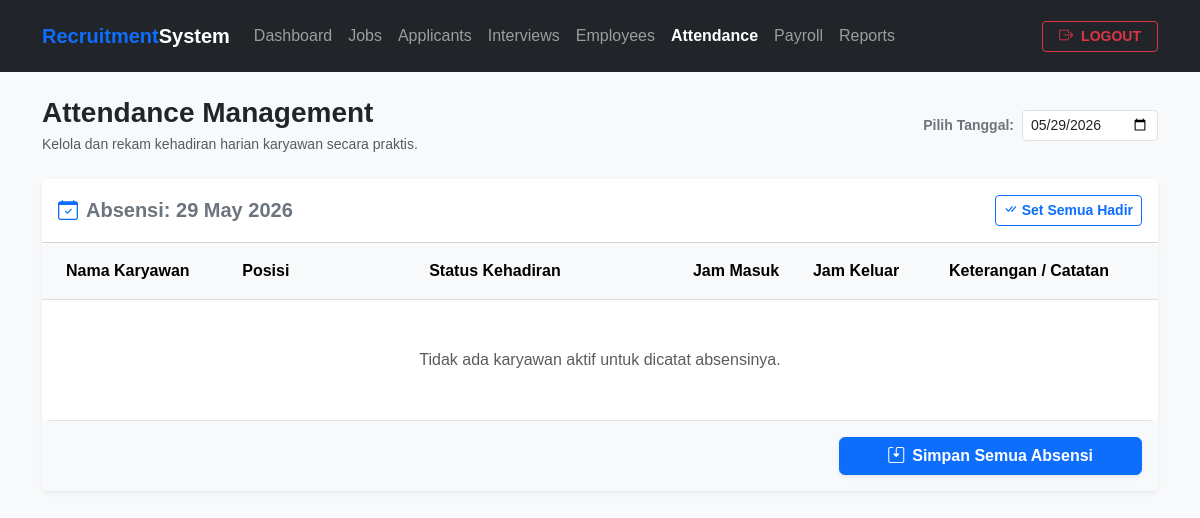
Page /attendance.php?date=2026-05-29 on the earlier database version.
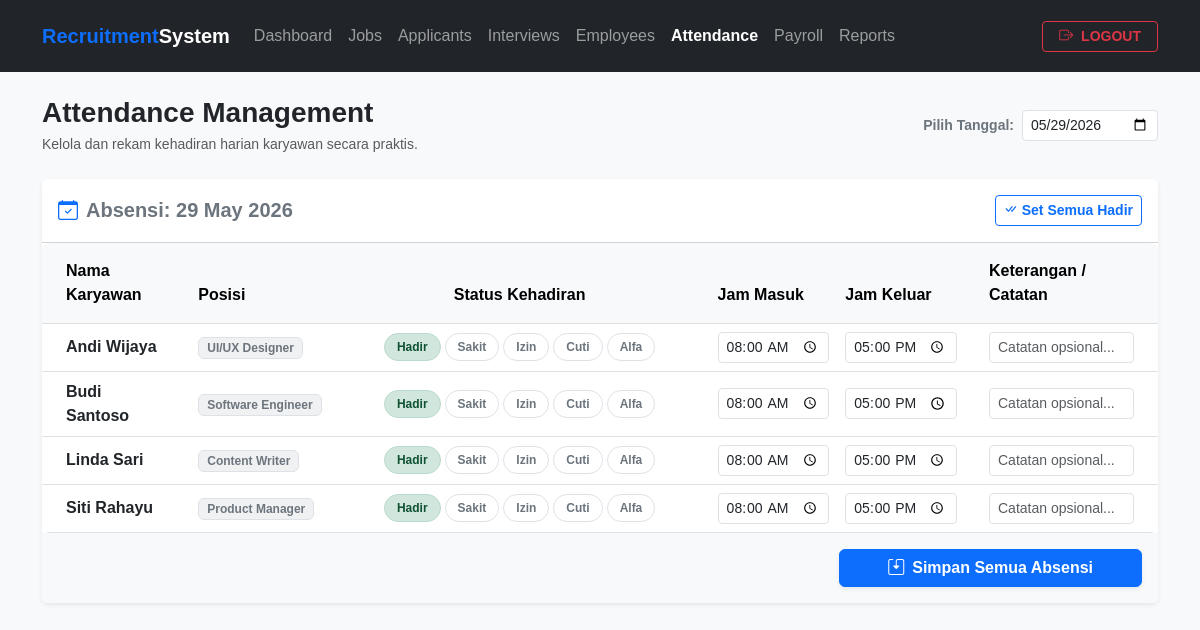
Same page on the later database version.
### tables this page shows
CREATE TABLE employees (
    employee_id INT AUTO_INCREMENT PRIMARY KEY,
    applicant_id INT NULL,
    full_name VARCHAR(100) NOT NULL,
    email VARCHAR(100) NOT NULL,
    phone_number VARCHAR(20) NOT NULL,
    position VARCHAR(100) NOT NULL,
    department VARCHAR(100) NOT NULL,
    basic_salary DECIMAL(12, 2) NOT NULL DEFAULT 0.00,
    join_date DATE NOT NULL,
    status ENUM('Active', 'Resigned') DEFAULT 'Active',
    created_at TIMESTAMP DEFAULT CURRENT_TIMESTAMP,
    updated_at TIMESTAMP DEFAULT CURRENT_TIMESTAMP ON UPDATE CURRENT_TIMESTAMP,
    FOREIGN KEY (applicant_id) REFERENCES applicants(applicant_id) ON DELETE SET NULL
);

CREATE TABLE attendance (
    attendance_id INT AUTO_INCREMENT PRIMARY KEY,
    employee_id INT NOT NULL,
    date DATE NOT NULL,
    check_in TIME NULL,
    check_out TIME NULL,
    status ENUM('Present', 'Absent', 'Sick', 'Leave', 'Permit') DEFAULT 'Present',
    notes VARCHAR(255) NULL,
    FOREIGN KEY (employee_id) REFERENCES employees(employee_id) ON DELETE CASCADE,
    UNIQUE KEY unique_employee_date (employee_id, date)
);

### attendance.php (the view, shortened to what this page needs)
<?php
require_once 'config/database.php';
$current_page = 'attendance';
$selected_date = isset($_GET['date']) ? $_GET['date'] : date('Y-m-d');
$active_employees_query = $conn->query("SELECT * FROM employees WHERE status = 'Active' ORDER BY full_name ASC");
$active_employees = [];
if ($active_employees_query) {
    while ($row = $active_employees_query->fetch_assoc()) {
        $active_employees[] = $row;
    }
}
$attendance_query = $conn->query("SELECT * FROM attendance WHERE date = '$selected_date'");
$existing_attendance = [];
if ($attendance_query) {
    while ($row = $attendance_query->fetch_assoc()) {
        $existing_attendance[$row['employee_id']] = $row;
    }
}
?>
<!DOCTYPE html>
<html lang="id">
<head>
    <link href="https://cdn.jsdelivr.net/npm/bootstrap@5.3.0/dist/css/bootstrap.min.css" rel="stylesheet">
    <link href="https://cdn.jsdelivr.net/npm/bootstrap-icons@1.10.5/font/bootstrap-icons.css" rel="stylesheet">
</head>
<body>
    <nav class="navbar navbar-expand-lg navbar-dark bg-dark mb-4 py-3">
        <div class="container">
            <a class="navbar-brand fw-bold text-primary" href="index.php">Recruitment<span class="text-white">System</span></a>
            <div class="collapse navbar-collapse" id="navbarNav">
                <ul class="navbar-nav me-auto mb-2 mb-lg-0">
                    <li class="nav-item"><a class="nav-link <?= ($current_page == 'dashboard') ? 'active fw-bold text-white' : '' ?>" href="index.php">Dashboard</a></li>
                    <li class="nav-item"><a class="nav-link <?= ($current_page == 'jobs') ? 'active fw-bold text-white' : '' ?>" href="jobs.php">Jobs</a></li>
                    <li class="nav-item"><a class="nav-link <?= ($current_page == 'applicants') ? 'active fw-bold text-white' : '' ?>" href="applicants.php">Applicants</a></li>
                    <li class="nav-item"><a class="nav-link <?= ($current_page == 'interviews') ? 'active fw-bold text-white' : '' ?>" href="interviews.php">Interviews</a></li>
                    <li class="nav-item"><a class="nav-link <?= ($current_page == 'employees') ? 'active fw-bold text-white' : '' ?>" href="employees.php">Employees</a></li>
                    <li class="nav-item"><a class="nav-link <?= ($current_page == 'attendance') ? 'active fw-bold text-white' : '' ?>" href="attendance.php">Attendance</a></li>
                    <li class="nav-item"><a class="nav-link <?= ($current_page == 'payroll') ? 'active fw-bold text-white' : '' ?>" href="payroll.php">Payroll</a></li>
                    <li class="nav-item"><a class="nav-link <?= ($current_page == 'reports') ? 'active fw-bold text-white' : '' ?>" href="reports.php">Reports</a></li>
                </ul>
                <div class="d-flex align-items-center">
                    <a href="logout.php" class="btn btn-outline-danger btn-sm fw-bold px-3"><i class="bi bi-box-arrow-right me-1"></i> LOGOUT</a>
                </div>
            </div>
        </div>
    </nav>
    <div class="container mb-5">
        <div class="d-flex flex-column flex-md-row justify-content-between align-items-md-center gap-3 mb-4">
            <div>
                <h1 class="h3 fw-bold text-dark mb-1">Attendance Management</h1>
                <p class="text-muted small mb-0">Kelola dan rekam kehadiran harian karyawan secara praktis.</p>
            </div>
            <div class="d-flex align-items-center gap-2">
                <form method="GET" class="d-flex align-items-center gap-2">
                    <label class="fw-semibold text-secondary small flex-shrink-0">Pilih Tanggal:</label>
                    <input type="date" name="date" class="form-control form-control-sm" value="<?= $selected_date ?>" onchange="this.form.submit()">
                </form>
            </div>
        </div>
        <div class="card shadow-sm border-0 mb-4">
            <div class="card-header bg-white py-3 d-flex justify-content-between align-items-center flex-wrap gap-2">
                <h5 class="card-title mb-0 fw-bold text-secondary">
                    <i class="bi bi-calendar-check me-2 text-primary"></i>Absensi: <?= date('d F Y', strtotime($selected_date)) ?>
                </h5>
                <form method="POST" class="d-inline">
                    <button type="submit" name="fill_present" class="btn btn-sm btn-outline-primary fw-semibold" onclick="return confirm('Tindakan ini akan mengatur semua karyawan aktif menjadi Hadir (08:00 - 17:00). Lanjutkan?')">
                        <i class="bi bi-check-all me-1"></i>Set Semua Hadir
                    </button>
                </form>
            </div>
            <div class="card-body p-0">
                <form method="POST">
                    <div class="table-responsive">
                        <table class="table table-hover align-middle mb-0">
                            <thead class="table-light">
                                <tr>
                                    <th class="px-4 py-3">Nama Karyawan</th>
                                    <th class="py-3">Posisi</th>
                                    <th class="py-3 text-center" style="width: 380px;">Status Kehadiran</th>
                                    <th class="py-3" style="width: 120px;">Jam Masuk</th>
                                    <th class="py-3" style="width: 120px;">Jam Keluar</th>
                                    <th class="px-4 py-3">Keterangan / Catatan</th>
                                </tr>
                            </thead>
                            <tbody>
                                <?php if (empty($active_employees)): ?>
                                    <tr>
                                        <td colspan="6" class="text-center py-5 text-muted">Tidak ada karyawan aktif untuk dicatat absensinya.</td>
                                    </tr>
                                <?php else: ?>
                                    <?php foreach ($active_employees as $emp):
                                        $emp_id = $emp['employee_id'];
                                        $record = $existing_attendance[$emp_id] ?? null;
                                        $current_status = $record ? $record['status'] : 'Present';
                                        $c_in = $record ? $record['check_in'] : '08:00';
                                        $c_out = $record ? $record['check_out'] : '17:00';
                                        $note = $record ? $record['notes'] : '';
                                    ?>
                                    <tr>
                                        <td class="px-4 fw-semibold text-dark"><?= htmlspecialchars($emp['full_name']) ?></td>
                                        <td>
                                            <span class="badge bg-secondary bg-opacity-10 text-secondary border px-2 py-1"><?= htmlspecialchars($emp['position']) ?></span>
                                        </td>
                                        <td class="text-center">
                                            <div class="d-flex justify-content-center gap-1">
                                                <label for="pres_<?= $emp_id ?>" class="status-btn btn-present">Hadir</label>
                                                <label for="sick_<?= $emp_id ?>" class="status-btn btn-sick">Sakit</label>
                                                <label for="perm_<?= $emp_id ?>" class="status-btn btn-permit">Izin</label>
                                                <label for="leav_<?= $emp_id ?>" class="status-btn btn-leave">Cuti</label>
                                                <label for="abse_<?= $emp_id ?>" class="status-btn btn-absent">Alfa</label>
                                            </div>
                                        </td>
                                        <td>
                                            <input type="time" name="check_in[<?= $emp_id ?>]" id="in_<?= $emp_id ?>" class="form-control form-control-sm time-field-<?= $emp_id ?>" value="<?= substr($c_in, 0, 5) ?>" <?= ($current_status != 'Present') ? 'disabled' : '' ?>>
                                        </td>
                                        <td>
                                            <input type="time" name="check_out[<?= $emp_id ?>]" id="out_<?= $emp_id ?>" class="form-control form-control-sm time-field-<?= $emp_id ?>" value="<?= substr($c_out, 0, 5) ?>" <?= ($current_status != 'Present') ? 'disabled' : '' ?>>
                                        </td>
                                        <td class="px-4">
                                            <input type="text" name="notes[<?= $emp_id ?>]" class="form-control form-control-sm" placeholder="Catatan opsional..." value="<?= htmlspecialchars($note) ?>">
                                        </td>
                                    </tr>
                                    <?php endforeach; ?>
                                <?php endif; ?>
                            </tbody>
                        </table>
                    </div>
                    <div class="card-footer bg-light py-3 text-end border-top-0">
                        <button type="submit" name="save_attendance" class="btn btn-primary px-5 fw-bold shadow-sm">
                            <i class="bi bi-save2 me-2"></i>Simpan Semua Absensi
                        </button>
                    </div>
                </form>
            </div>
        </div>
    </div>
</body>
</html>

### attendance.php (style rules this page uses)
body { background-color: #f8f9fa; color: #333333; font-family: sans-serif; min-height: 100vh; }
.table-responsive { border-radius: 8px; }
.status-btn { padding: 4px 12px; border-radius: 20px; font-size: 12px; font-weight: 600; cursor: pointer; border: 1px solid #dee2e6; background-color: #ffffff; color: #6c757d; transition: all 0.2s ease; }
.radio-present:checked + .btn-present { background-color: #d1e7dd; color: #0f5132; border-color: #badbcc; }

Differences in the rows shown:
added employees: full_name "Andi Wijaya", position "UI/UX Designer", employee_id.check_in "08:00", employee_id.check_out "17:00"
added employees: full_name "Budi Santoso", position "Software Engineer", employee_id.check_in "08:00", employee_id.check_out "17:00"
added employees: full_name "Linda Sari", position "Content Writer", employee_id.check_in "08:00", employee_id.check_out "17:00"
added employees: full_name "Siti Rahayu", position "Product Manager", employee_id.check_in "08:00", employee_id.check_out "17:00"
Other differences:
text no longer shown: "Tidak ada karyawan aktif untuk dicatat absensinya."
